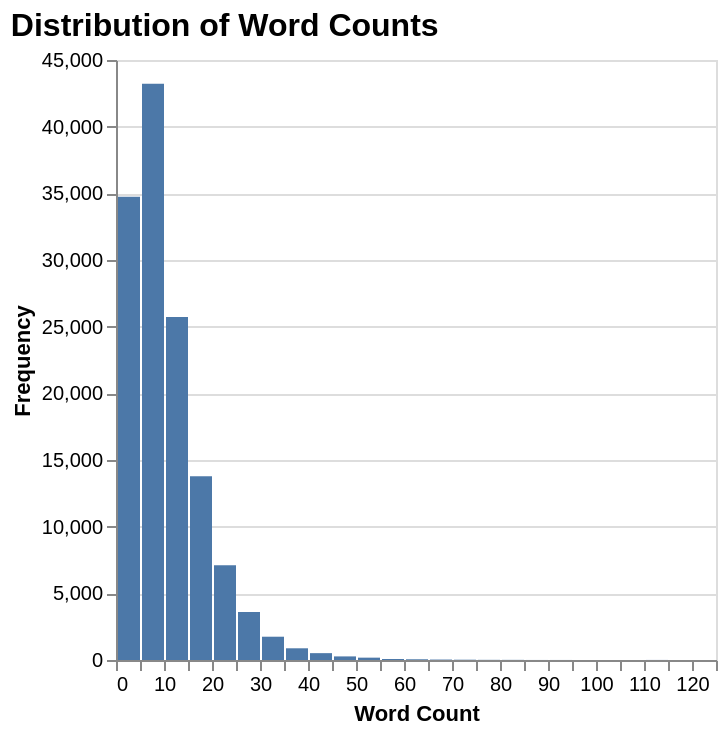

Here is the notebook cell this chart was saved with:
### Code cell
#How are the word numbers distributed
chart = alt.Chart(data).mark_bar().encode(
    x=alt.X('word_count', bin=alt.Bin(maxbins=50), title='Word Count'),
    y=alt.Y('count()', title='Frequency'),
    tooltip=['count()']
).properties(
    title='Distribution of Word Counts'
).configure_title(
    fontSize=16,
    anchor='start'
)
chart

### Figure 1 — Vega specification as saved in the notebook (floating-point values rounded to 4 significant figures)
{"$schema": "https://vega.github.io/schema/vega/v6.json", "data": [{"name": "source_0", "values": [{"__count": 1747, "bin_maxbins_50_word_count": 30.0, "bin_maxbins_50_word_count_end": 35.0}, {"__count": 34752, "bin_maxbins_50_word_count": 0.0, "bin_maxbins_50_word_count_end": 5.0}, {"__count": 7115, "bin_maxbins_50_word_count": 20.0, "bin_maxbins_50_word_count_end": 25.0}, {"__count": 43227, "bin_maxbins_50_word_count": 5.0, "bin_maxbins_50_word_count_end": 10.0}, {"__count": 13790, "bin_maxbins_50_word_count": 15.0, "bin_maxbins_50_word_count_end": 20.0}, {"__count": 25730, "bin_maxbins_50_word_count": 10.0, "bin_maxbins_50_word_count_end": 15.0}, {"__count": 514, "bin_maxbins_50_word_count": 40.0, "bin_maxbins_50_word_count_end": 45.0}, {"__count": 3599, "bin_maxbins_50_word_count": 25.0, "bin_maxbins_50_word_count_end": 30.0}, {"__count": 33, "bin_maxbins_50_word_count": 65.0, "bin_maxbins_50_word_count_end": 70.0}, {"__count": 176, "bin_maxbins_50_word_count": 50.0, "bin_maxbins_50_word_count_end": 55.0}, {"__count": 3, "bin_maxbins_50_word_count": 85.0, "bin_maxbins_50_word_count_end": 90.0}, {"__count": 878, "bin_maxbins_50_word_count": 35.0, "bin_maxbins_50_word_count_end": 40.0}, {"__count": 270, "bin_maxbins_50_word_count": 45.0, "bin_maxbins_50_word_count_end": 50.0}, {"__count": 54, "bin_maxbins_50_word_count": 60.0, "bin_maxbins_50_word_count_end": 65.0}, {"__count": 75, "bin_maxbins_50_word_count": 55.0, "bin_maxbins_50_word_count_end": 60.0}, {"__count": 22, "bin_maxbins_50_word_count": 70.0, "bin_maxbins_50_word_count_end": 75.0}, {"__count": 1, "bin_maxbins_50_word_count": 120.0, "bin_maxbins_50_word_count_end": 125.0}, {"__count": 10, "bin_maxbins_50_word_count": 80.0, "bin_maxbins_50_word_count_end": 85.0}, {"__count": 5, "bin_maxbins_50_word_count": 110.0, "bin_maxbins_50_word_count_end": 115.0}, {"__count": 12, "bin_maxbins_50_word_count": 75.0, "bin_maxbins_50_word_count_end": 80.0}, {"__count": 2, "bin_maxbins_50_word_count": 105.0, "bin_maxbins_50_word_count_end": 110.0}, {"__count": 3, "bin_maxbins_50_word_count": 90.0, "bin_maxbins_50_word_count_end": 95.0}, {"__count": 2, "bin_maxbins_50_word_count": 95.0, "bin_maxbins_50_word_count_end": 100.0}, {"__count": 1, "bin_maxbins_50_word_count": 115.0, "bin_maxbins_50_word_count_end": 120.0}]}, {"name": "source_0_y_domain___count", "values": [{"min": 1, "max": 43227}]}], "signals": [{"name": "bin_maxbins_50_word_count_bins", "value": {"fields": ["word_count"], "fname": "bin_word_count", "start": 0.0, "step": 5.0, "stop": 125.0}}], "marks": [{"type": "rect", "name": "marks", "from": {"data": "source_0"}, "encode": {"update": {"fill": {"value": "#4c78a8"}, "tooltip": {"signal": "{\"Count of Records\": format(datum[\"__count\"], \"\")}"}, "x2": {"field": "bin_maxbins_50_word_count", "scale": "x", "offset": {"signal": "0.5 + (abs(scale(\"x\", datum[\"bin_maxbins_50_word_count_end\"]) - scale(\"x\", datum[\"bin_maxbins_50_word_count\"])) < 0.25 ? -0.5 * (0.25 - (abs(scale(\"x\", datum[\"bin_maxbins_50_word_count_end\"]) - scale(\"x\", datum[\"bin_maxbins_50_word_count\"])))) : 0.5)"}}, "y": {"field": "__count", "scale": "y"}, "x": {"field": "bin_maxbins_50_word_count_end", "scale": "x", "offset": {"signal": "0.5 + (abs(scale(\"x\", datum[\"bin_maxbins_50_word_count_end\"]) - scale(\"x\", datum[\"bin_maxbins_50_word_count\"])) < 0.25 ? 0.5 * (0.25 - (abs(scale(\"x\", datum[\"bin_maxbins_50_word_count_end\"]) - scale(\"x\", datum[\"bin_maxbins_50_word_count\"])))) : -0.5)"}}, "y2": {"value": 0, "scale": "y"}}}, "style": ["bar"]}], "scales": [{"name": "x", "type": "linear", "domain": {"signal": "[bin_maxbins_50_word_count_bins.start, bin_maxbins_50_word_count_bins.stop]"}, "range": [0, {"signal": "width"}], "bins": {"signal": "bin_maxbins_50_word_count_bins"}, "zero": false}, {"name": "y", "type": "linear", "domain": [{"signal": "(data(\"source_0_y_domain___count\")[0] || {}).min"}, {"signal": "(data(\"source_0_y_domain___count\")[0] || {}).max"}], "range": [{"signal": "height"}, 0], "nice": true, "zero": true}], "axes": [{"scale": "y", "aria": false, "orient": "left", "ticks": false, "labels": false, "minExtent": 0, "domain": false, "gridScale": "x", "maxExtent": 0, "grid": true, "tickCount": {"signal": "ceil(height/40)"}, "zindex": 0}, {"scale": "x", "zindex": 0, "orient": "bottom", "labelFlush": true, "grid": false, "title": "Word Count", "tickCount": {"signal": "ceil(width/10)"}, "labelOverlap": true}, {"scale": "y", "grid": false, "orient": "left", "labelOverlap": true, "tickCount": {"signal": "ceil(height/40)"}, "title": "Frequency", "zindex": 0}], "title": {"text": "Distribution of Word Counts", "anchor": "start"}, "background": "white", "style": "cell", "config": {"style": {"group-title": {"fontSize": 16}}}, "padding": 5, "height": 300, "width": 300}
